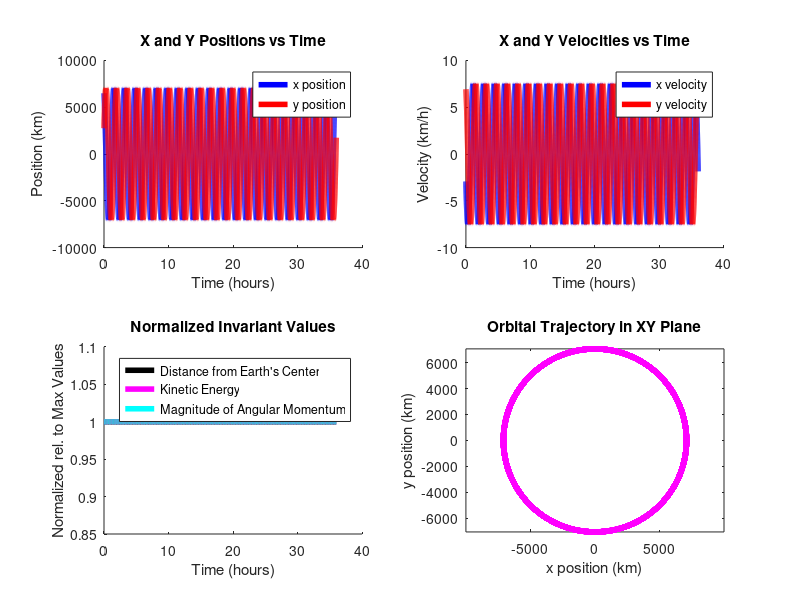

Here is the MATLAB script that generated this plot: (Note: this script raises an error after producing the figure.)
clear
close all

function qdot = circ_orbit(t, q)
    mu = 6.6743e-11 * 5.972e24 / 1000^3; % km^3 / s^2 Standard gravitational constant for Earth
    qdot = zeros(4,1);
    qdot(1) = q(2);
    qdot(2) = -mu * q(1) / ( sqrt(q(1)^2 + q(3)^2) ^ 3 );
    qdot(3) = q(4);
    qdot(4) = -mu * q(3) / ( sqrt(q(1)^2 + q(3)^2) ^ 3 );
end

% Constants
mu = 6.6743e-11 * 5.972e24 / 1000^3; % km^3 / s^2 Standard gravitational constant for Earth
R = 6378; % km radius of Earth
h = 677; %km orbital altitude
r = R + h; % km Earth center to spacecraft center
V = sqrt(mu / r); % km/s orbital tangential speed

% Initial conditions
theta0 = 23 * pi / 180; % rad from the horizontal

x0 = r * cos(theta0); % km
y0 = r * sin(theta0); % km
xdot0 = -V * sin(theta0); % km/s
ydot0 = V * cos(theta0); % km/s
q0 = [x0 xdot0 y0 ydot0];

% Time interval
tspan = [0 3600*36]; % s

% Numerically solve
options = odeset('RelTol',1e-10,'AbsTol',1e-10); % Adjust tolerances 
[t, q] = ode45(@circ_orbit, tspan, q0, options);

% Time in hours
t = t/3600; % hours

% Plot results
figure

% X and Y positions vs. Time
% Extract Coordinates 
x = q(:, 1);
y = q(:, 3);

subplot(2,2,1)
hold on
plot(t, x, 'b', 'LineWidth', 4, 'DisplayName', 'x position') 
plot(t, y, 'r', 'LineWidth', 4, 'DisplayName', 'y position') 
xlabel('Time (hours)')
ylabel('Position (km)')
title('X and Y Positions vs Time')
legend('Location', 'best') 
hold off

% Velocities vs. Time
subplot(2,2,2)
hold on

% Extract Components of Velocity
xdot = q(:, 2); % Velocity along x-axis
ydot = q(:, 4); % Velocity along y-axis

plot(t, xdot, 'b', 'LineWidth', 4, 'DisplayName', 'x velocity') 
plot(t, ydot, 'r', 'LineWidth', 4, 'DisplayName', 'y velocity') 
xlabel('Time (hours)')
ylabel('Velocity (km/h)')
title('X and Y Velocities vs Time')
legend('Location', 'best') 
hold off

% Invariant Values vs Time
% Distance from Earth's center to spacecraft
ro2p = sqrt(x.^2 + y.^2); 
normed_ro2p = ro2p / max(ro2p);

% Kinetic Energy
ke = 1/2 * (xdot.^2 + ydot.^2);
normed_ke = ke / max(ke);

% Magnitude of Angular Momentum
ho2p = sqrt(x.^2 + y.^2) .* sqrt(xdot.^2 + ydot.^2);
normed_ho2p = ho2p / max(ho2p);

subplot(2,2,3)
hold on
plot(t, normed_ro2p, 'k', 'LineWidth', 4, 'DisplayName', "Distance from Earth's Center") 
plot(t, normed_ke, 'm', 'LineWidth', 4, 'DisplayName', "Kinetic Energy") 
plot(t, normed_ho2p, 'c', 'LineWidth', 4, 'DisplayName', "Magnitude of Angular Momentum") 

xlabel('Time (hours)')
ylabel('Normalized rel. to Max Values')
title('Normalized Invariant Values')
legend('Location', 'best')
hold off

% Orbit in XY plane
subplot(2,2,4)
plot(x, y, 'm', 'LineWidth', 4)
xlabel('x position (km)')
ylabel('y position (km)')
title('Orbital Trajectory in XY Plane')
axis equal 

sgtitle('Orbital Dynamics')

